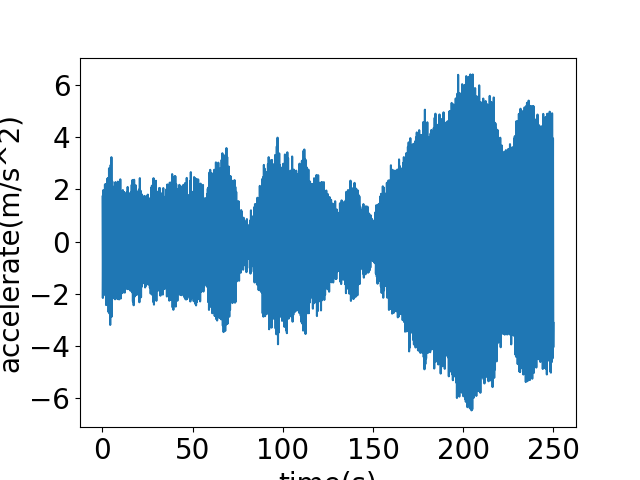

Generate this figure with Python:
import pandas as pd
import numpy as py
import matplotlib.pyplot as plt
import os

script_dir = os.path.dirname(os.path.abspath(__file__))

os.chdir(script_dir)

df = pd.read_csv("../output/Node_accel.out", header = None, sep = " ")

time = df.iloc[:,0].values
disp = df.iloc[:, 1].values


plt.plot(time, disp)
plt.xticks(fontsize = 20)
plt.yticks(fontsize = 20)
plt.xlabel("time(s)", fontsize = 20)
plt.ylabel("accelerate(m/s^2)", fontsize = 20)


plt.savefig("test.png")
